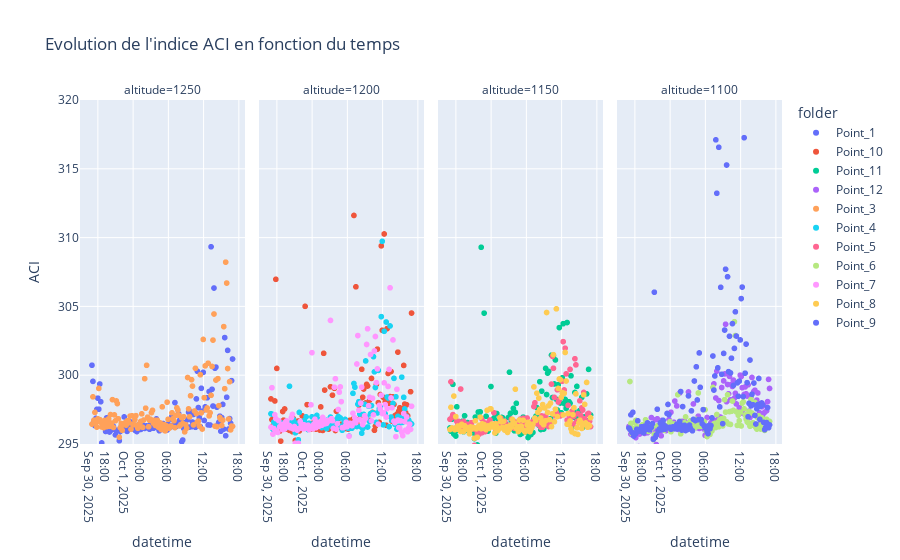

This figure's notebook cell:
### Markdown cell above
### Focusing on one specific index

### Code cell
indice = 'ACI'  # choose a specific index ADI, NDSI, BI, H

fig = px.scatter(
    df_res,
    x='datetime',
    y=indice,
    color='folder',      # ou point GPS
    # hover_data=['latitude', 'longitude'],
    title=f'Evolution de l\'indice {indice} en fonction du temps',
    log_y=False,
    facet_col='altitude',  # pour avoir un graphique par dossier
    range_y=[295, 320]
)
fig.show()

### Figure 1 — Plotly figure (JSON) as saved in the notebook; plotly's stock layout.template omitted (floating-point values rounded to 4 significant figures; data arrays with more than 128 entries replaced by an {"elided": "..."} marker saying what was removed)
{"data": [{"hovertemplate": "folder=Point_1<br>altitude=1250<br>datetime=%{x}<br>ACI=%{y}<extra></extra>", "legendgroup": "Point_1", "marker": {"color": "#636efa", "symbol": "circle"}, "mode": "markers", "name": "Point_1", "showlegend": true, "type": "scattergl", "x": {"elided": "145 str values"}, "xaxis": "x", "y": {"elided": "145 float values"}, "yaxis": "y"}, {"hovertemplate": "folder=Point_10<br>altitude=1200<br>datetime=%{x}<br>ACI=%{y}<extra></extra>", "legendgroup": "Point_10", "marker": {"color": "#EF553B", "symbol": "circle"}, "mode": "markers", "name": "Point_10", "showlegend": true, "type": "scattergl", "x": {"elided": "145 str values"}, "xaxis": "x2", "y": {"elided": "145 float values"}, "yaxis": "y2"}, {"hovertemplate": "folder=Point_11<br>altitude=1150<br>datetime=%{x}<br>ACI=%{y}<extra></extra>", "legendgroup": "Point_11", "marker": {"color": "#00cc96", "symbol": "circle"}, "mode": "markers", "name": "Point_11", "showlegend": true, "type": "scattergl", "x": {"elided": "145 str values"}, "xaxis": "x3", "y": {"elided": "145 float values"}, "yaxis": "y3"}, {"hovertemplate": "folder=Point_12<br>altitude=1100<br>datetime=%{x}<br>ACI=%{y}<extra></extra>", "legendgroup": "Point_12", "marker": {"color": "#ab63fa", "symbol": "circle"}, "mode": "markers", "name": "Point_12", "showlegend": true, "type": "scattergl", "x": {"elided": "145 str values"}, "xaxis": "x4", "y": {"elided": "145 float values"}, "yaxis": "y4"}, {"hovertemplate": "folder=Point_3<br>altitude=1250<br>datetime=%{x}<br>ACI=%{y}<extra></extra>", "legendgroup": "Point_3", "marker": {"color": "#FFA15A", "symbol": "circle"}, "mode": "markers", "name": "Point_3", "showlegend": true, "type": "scattergl", "x": {"elided": "145 str values"}, "xaxis": "x", "y": {"elided": "145 float values"}, "yaxis": "y"}, {"hovertemplate": "folder=Point_4<br>altitude=1200<br>datetime=%{x}<br>ACI=%{y}<extra></extra>", "legendgroup": "Point_4", "marker": {"color": "#19d3f3", "symbol": "circle"}, "mode": "markers", "name": "Point_4", "showlegend": true, "type": "scattergl", "x": {"elided": "145 str values"}, "xaxis": "x2", "y": {"elided": "145 float values"}, "yaxis": "y2"}, {"hovertemplate": "folder=Point_5<br>altitude=1150<br>datetime=%{x}<br>ACI=%{y}<extra></extra>", "legendgroup": "Point_5", "marker": {"color": "#FF6692", "symbol": "circle"}, "mode": "markers", "name": "Point_5", "showlegend": true, "type": "scattergl", "x": {"elided": "145 str values"}, "xaxis": "x3", "y": {"elided": "145 float values"}, "yaxis": "y3"}, {"hovertemplate": "folder=Point_6<br>altitude=1100<br>datetime=%{x}<br>ACI=%{y}<extra></extra>", "legendgroup": "Point_6", "marker": {"color": "#B6E880", "symbol": "circle"}, "mode": "markers", "name": "Point_6", "showlegend": true, "type": "scattergl", "x": {"elided": "145 str values"}, "xaxis": "x4", "y": {"elided": "145 float values"}, "yaxis": "y4"}, {"hovertemplate": "folder=Point_7<br>altitude=1200<br>datetime=%{x}<br>ACI=%{y}<extra></extra>", "legendgroup": "Point_7", "marker": {"color": "#FF97FF", "symbol": "circle"}, "mode": "markers", "name": "Point_7", "showlegend": true, "type": "scattergl", "x": {"elided": "145 str values"}, "xaxis": "x2", "y": {"elided": "145 float values"}, "yaxis": "y2"}, {"hovertemplate": "folder=Point_8<br>altitude=1150<br>datetime=%{x}<br>ACI=%{y}<extra></extra>", "legendgroup": "Point_8", "marker": {"color": "#FECB52", "symbol": "circle"}, "mode": "markers", "name": "Point_8", "showlegend": true, "type": "scattergl", "x": {"elided": "145 str values"}, "xaxis": "x3", "y": {"elided": "145 float values"}, "yaxis": "y3"}, {"hovertemplate": "folder=Point_9<br>altitude=1100<br>datetime=%{x}<br>ACI=%{y}<extra></extra>", "legendgroup": "Point_9", "marker": {"color": "#636efa", "symbol": "circle"}, "mode": "markers", "name": "Point_9", "showlegend": true, "type": "scattergl", "x": {"elided": "145 str values"}, "xaxis": "x4", "y": {"elided": "145 float values"}, "yaxis": "y4"}], "layout": {"annotations": [{"font": {}, "showarrow": false, "text": "altitude=1250", "x": 0.1175, "xanchor": "center", "xref": "paper", "y": 1, "yanchor": "bottom", "yref": "paper"}, {"font": {}, "showarrow": false, "text": "altitude=1200", "x": 0.3725, "xanchor": "center", "xref": "paper", "y": 1, "yanchor": "bottom", "yref": "paper"}, {"font": {}, "showarrow": false, "text": "altitude=1150", "x": 0.6275, "xanchor": "center", "xref": "paper", "y": 1, "yanchor": "bottom", "yref": "paper"}, {"font": {}, "showarrow": false, "text": "altitude=1100", "x": 0.8825, "xanchor": "center", "xref": "paper", "y": 1, "yanchor": "bottom", "yref": "paper"}], "legend": {"title": {"text": "folder"}, "tracegroupgap": 0}, "title": {"text": "Evolution de l'indice ACI en fonction du temps"}, "xaxis": {"anchor": "y", "domain": [0, 0.235], "title": {"text": "datetime"}}, "xaxis2": {"anchor": "y2", "domain": [0.255, 0.49], "matches": "x", "title": {"text": "datetime"}}, "xaxis3": {"anchor": "y3", "domain": [0.51, 0.745], "matches": "x", "title": {"text": "datetime"}}, "xaxis4": {"anchor": "y4", "domain": [0.765, 1.0], "matches": "x", "title": {"text": "datetime"}}, "yaxis": {"anchor": "x", "domain": [0, 1], "range": [295, 320], "title": {"text": "ACI"}}, "yaxis2": {"anchor": "x2", "domain": [0, 1], "matches": "y", "showticklabels": false}, "yaxis3": {"anchor": "x3", "domain": [0, 1], "matches": "y", "showticklabels": false}, "yaxis4": {"anchor": "x4", "domain": [0, 1], "matches": "y", "showticklabels": false}}}
